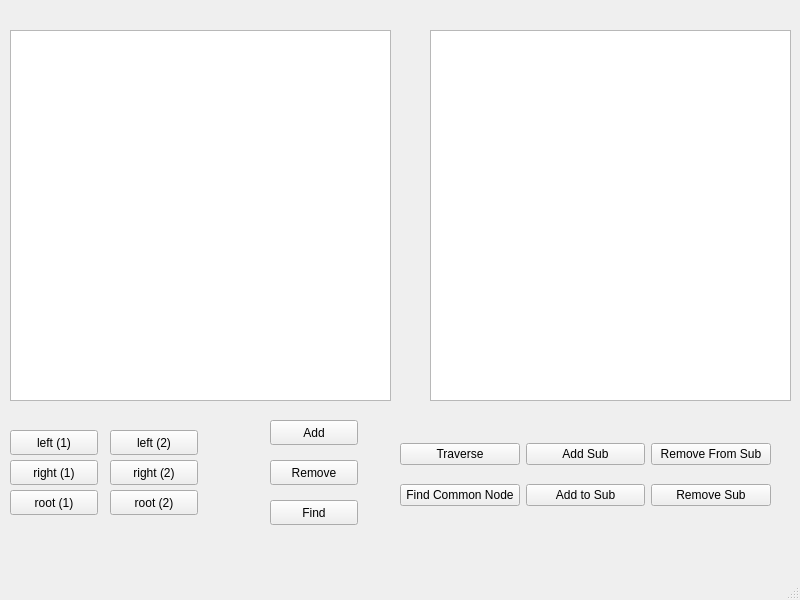
<?xml version="1.0" encoding="UTF-8"?>
<ui version="4.0">
 <class>MainWindow</class>
 <widget class="QMainWindow" name="MainWindow">
  <property name="geometry">
   <rect>
    <x>0</x>
    <y>0</y>
    <width>800</width>
    <height>600</height>
   </rect>
  </property>
  <property name="windowTitle">
   <string>Task 1</string>
  </property>
  <widget class="QWidget" name="centralwidget">
   <widget class="QTreeView" name="treeView">
    <property name="geometry">
     <rect>
      <x>10</x>
      <y>30</y>
      <width>381</width>
      <height>371</height>
     </rect>
    </property>
    <attribute name="headerVisible">
     <bool>false</bool>
    </attribute>
   </widget>
   <widget class="QTreeView" name="treeView_2">
    <property name="geometry">
     <rect>
      <x>430</x>
      <y>30</y>
      <width>361</width>
      <height>371</height>
     </rect>
    </property>
    <attribute name="headerVisible">
     <bool>false</bool>
    </attribute>
   </widget>
   <widget class="QPushButton" name="pushButton_add">
    <property name="geometry">
     <rect>
      <x>270</x>
      <y>420</y>
      <width>88</width>
      <height>25</height>
     </rect>
    </property>
    <property name="text">
     <string>Add</string>
    </property>
   </widget>
   <widget class="QPushButton" name="pushButton_remove">
    <property name="geometry">
     <rect>
      <x>270</x>
      <y>460</y>
      <width>88</width>
      <height>25</height>
     </rect>
    </property>
    <property name="text">
     <string>Remove</string>
    </property>
   </widget>
   <widget class="QPushButton" name="pushButton_find">
    <property name="geometry">
     <rect>
      <x>270</x>
      <y>500</y>
      <width>88</width>
      <height>25</height>
     </rect>
    </property>
    <property name="text">
     <string>Find</string>
    </property>
   </widget>
   <widget class="QPushButton" name="pushButton_root1">
    <property name="geometry">
     <rect>
      <x>10</x>
      <y>490</y>
      <width>88</width>
      <height>25</height>
     </rect>
    </property>
    <property name="text">
     <string>root (1)</string>
    </property>
   </widget>
   <widget class="QPushButton" name="pushButton_left1">
    <property name="geometry">
     <rect>
      <x>10</x>
      <y>430</y>
      <width>88</width>
      <height>25</height>
     </rect>
    </property>
    <property name="text">
     <string>left (1)</string>
    </property>
   </widget>
   <widget class="QPushButton" name="pushButton_right1">
    <property name="geometry">
     <rect>
      <x>10</x>
      <y>460</y>
      <width>88</width>
      <height>25</height>
     </rect>
    </property>
    <property name="text">
     <string>right (1)</string>
    </property>
   </widget>
   <widget class="QPushButton" name="pushButton_left2">
    <property name="geometry">
     <rect>
      <x>110</x>
      <y>430</y>
      <width>88</width>
      <height>25</height>
     </rect>
    </property>
    <property name="text">
     <string>left (2)</string>
    </property>
   </widget>
   <widget class="QPushButton" name="pushButton_root2">
    <property name="geometry">
     <rect>
      <x>110</x>
      <y>490</y>
      <width>88</width>
      <height>25</height>
     </rect>
    </property>
    <property name="text">
     <string>root (2)</string>
    </property>
   </widget>
   <widget class="QPushButton" name="pushButton_right2">
    <property name="geometry">
     <rect>
      <x>110</x>
      <y>460</y>
      <width>88</width>
      <height>25</height>
     </rect>
    </property>
    <property name="text">
     <string>right (2)</string>
    </property>
   </widget>
   <widget class="QWidget" name="">
    <property name="geometry">
     <rect>
      <x>400</x>
      <y>430</y>
      <width>371</width>
      <height>91</height>
     </rect>
    </property>
    <layout class="QGridLayout" name="gridLayout">
     <item row="0" column="0">
      <widget class="QPushButton" name="pushButton_traverse">
       <property name="text">
        <string>Traverse</string>
       </property>
      </widget>
     </item>
     <item row="0" column="1">
      <widget class="QPushButton" name="pushButton_addSub">
       <property name="text">
        <string>Add Sub</string>
       </property>
      </widget>
     </item>
     <item row="0" column="2">
      <widget class="QPushButton" name="pushButton_removeFromSub">
       <property name="text">
        <string>Remove From Sub</string>
       </property>
      </widget>
     </item>
     <item row="1" column="0">
      <widget class="QPushButton" name="pushButton_commonNode">
       <property name="text">
        <string>Find Common Node</string>
       </property>
      </widget>
     </item>
     <item row="1" column="1">
      <widget class="QPushButton" name="pushButton_addToSub">
       <property name="text">
        <string>Add to Sub</string>
       </property>
      </widget>
     </item>
     <item row="1" column="2">
      <widget class="QPushButton" name="pushButton_removeSub">
       <property name="text">
        <string>Remove Sub</string>
       </property>
      </widget>
     </item>
    </layout>
   </widget>
  </widget>
  <widget class="QMenuBar" name="menubar">
   <property name="geometry">
    <rect>
     <x>0</x>
     <y>0</y>
     <width>800</width>
     <height>22</height>
    </rect>
   </property>
  </widget>
  <widget class="QStatusBar" name="statusbar"/>
 </widget>
 <resources/>
 <connections/>
</ui>
